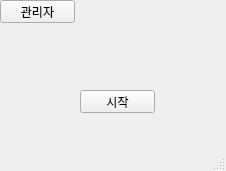
<?xml version="1.0" encoding="UTF-8"?>
<ui version="4.0">
 <class>MainWindow</class>
 <widget class="QMainWindow" name="MainWindow">
  <property name="geometry">
   <rect>
    <x>0</x>
    <y>0</y>
    <width>226</width>
    <height>171</height>
   </rect>
  </property>
  <property name="minimumSize">
   <size>
    <width>226</width>
    <height>171</height>
   </size>
  </property>
  <property name="windowTitle">
   <string>MainWindow</string>
  </property>
  <widget class="QWidget" name="centralwidget">
   <widget class="QPushButton" name="manager_btn">
    <property name="geometry">
     <rect>
      <x>0</x>
      <y>0</y>
      <width>75</width>
      <height>23</height>
     </rect>
    </property>
    <property name="text">
     <string>관리자</string>
    </property>
   </widget>
   <widget class="QPushButton" name="start_btn">
    <property name="geometry">
     <rect>
      <x>80</x>
      <y>90</y>
      <width>75</width>
      <height>23</height>
     </rect>
    </property>
    <property name="text">
     <string>시작</string>
    </property>
   </widget>
  </widget>
  <widget class="QMenuBar" name="menubar">
   <property name="geometry">
    <rect>
     <x>0</x>
     <y>0</y>
     <width>226</width>
     <height>18</height>
    </rect>
   </property>
  </widget>
  <widget class="QStatusBar" name="statusbar"/>
 </widget>
 <resources/>
 <connections/>
</ui>
